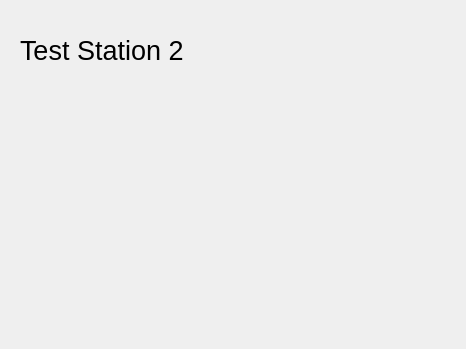
<?xml version="1.0" encoding="UTF-8"?>
<ui version="4.0">
 <class>Form</class>
 <widget class="QWidget" name="Form">
  <property name="geometry">
   <rect>
    <x>0</x>
    <y>0</y>
    <width>466</width>
    <height>349</height>
   </rect>
  </property>
  <property name="windowTitle">
   <string>Form</string>
  </property>
  <widget class="QLabel" name="label">
   <property name="geometry">
    <rect>
     <x>20</x>
     <y>30</y>
     <width>201</width>
     <height>41</height>
    </rect>
   </property>
   <property name="font">
    <font>
     <pointsize>20</pointsize>
    </font>
   </property>
   <property name="text">
    <string>Test Station 2</string>
   </property>
  </widget>
 </widget>
 <resources/>
 <connections/>
</ui>
